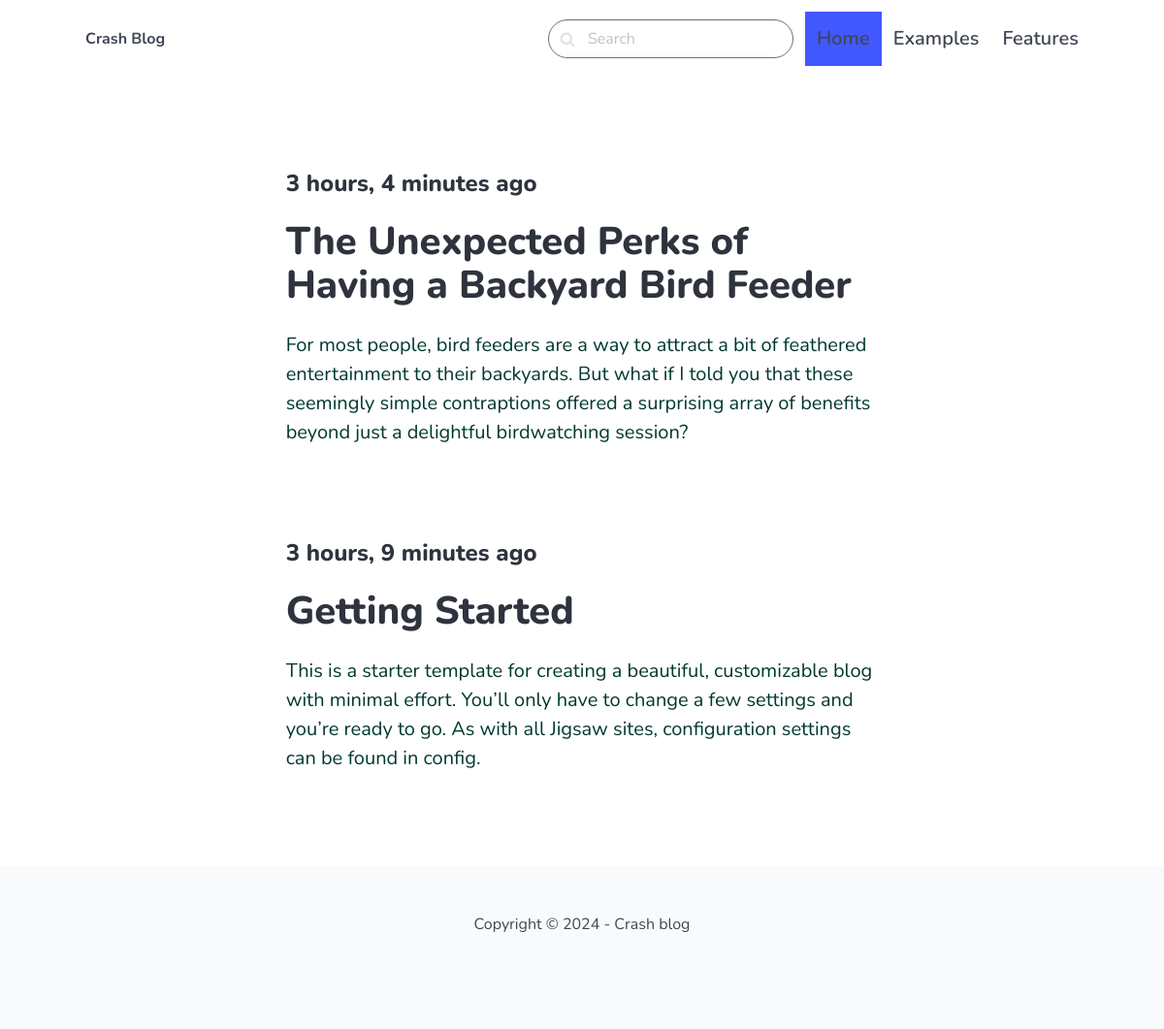
The page / on the database its author committed.
### blog/models.py (models this page shows, shortened)
class Post(models.Model):
    title = models.CharField(max_length=255)
    slug = models.SlugField()
    intro = models.TextField() # is not going to be the full body of the blog post but a short starter display
    body = models.TextField()
    created_at = models.DateTimeField(auto_now_add=True)
    class Meta:
        ordering = ['-created_at',]

### core/views.py (the view)
# urls.py: path("", views.frontpage, name="front_page"),
def frontpage(request):
    posts = Post.objects.all()
    return render(request, "core/front_page.html", {'posts': posts})

### core/templates/core/front_page.html (shortened to what this page needs)
{% extends "core/base.html" %}
{% block content %}
    {% for post in posts %}
        <section class="section">
            <div class="columns">
            <div class="column is-8 is-offset-2">
                <div class="content is-medium">
                    <h2 class="subtitle is-4">{{ post.created_at|timesince }} ago</h2>
                    <a href="{% url 'blog:detail' post.slug %}">
                        <h1 class="title">{{ post.title }}</h1>
                        <p class="has-text-primary-dark">{{ post.intro }}</p>
                    </a>
                </div>
            </div>
            </div>
        </section>
      {% endfor %}
{% endblock %}

### core/templates/core/base.html (style rules this page uses)
body { font-family: 'Nunito', sans-serif; }

### rows shown on the page
Post: created_at "3 hours, 4 minutes", title "The Unexpected Perks of Having a Backyard Bird Feeder", intro "For most people, bird feeders are a way to attract a bit of feathered entertainment to their backyards. But what if I told you that these seemingly simple contraptions offered a surprising array of benefits beyond just a delightful birdwatching session?"
Post: created_at "3 hours, 9 minutes", title "Getting Started", intro "This is a starter template for creating a beautiful, customizable blog with minimal effort. You’ll only have to change a few settings and you’re ready to go. As with all Jigsaw sites, configuration settings can be found in config."
